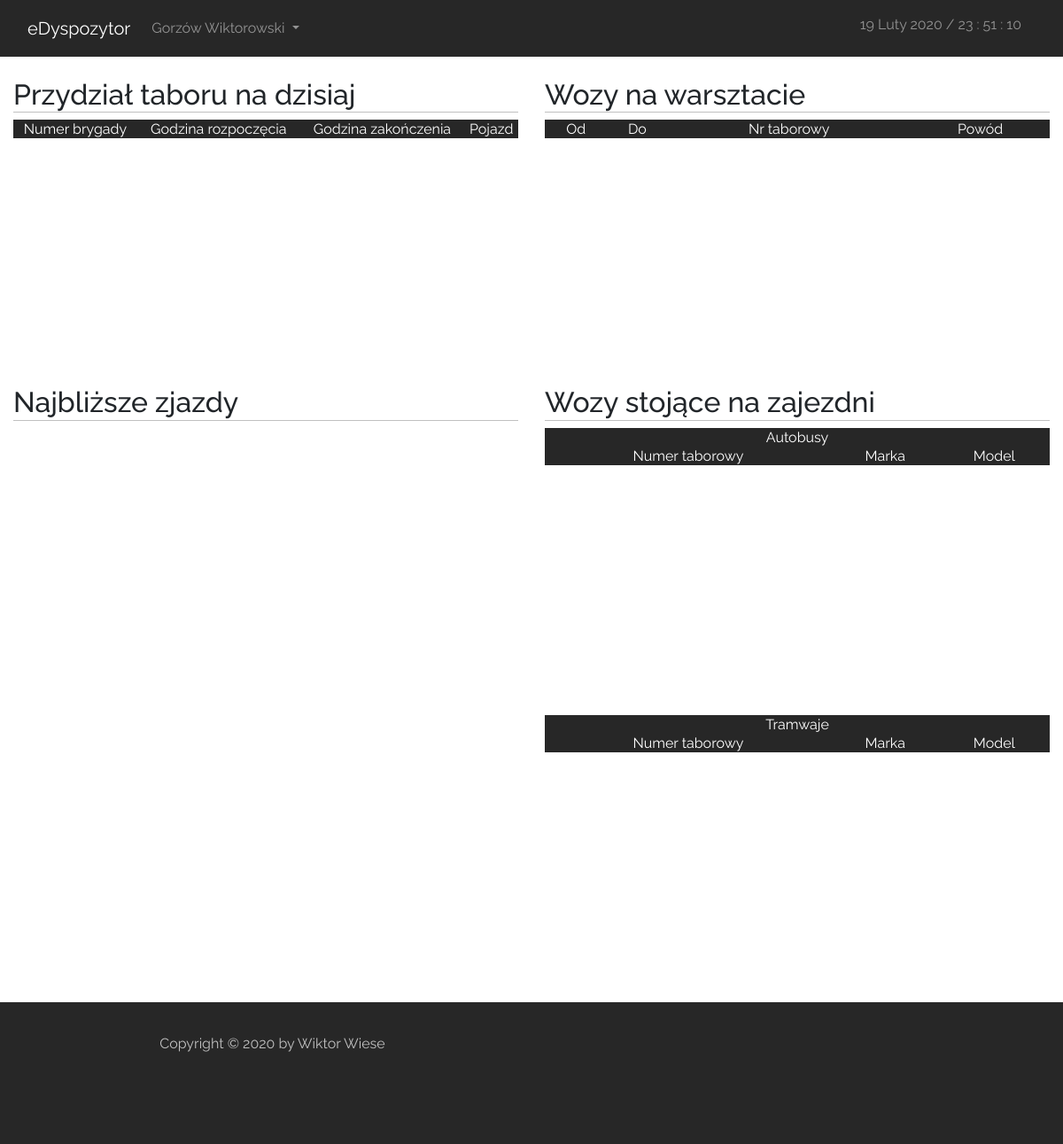
/index_user.php (signed in), run on an earlier commit of the app's database.
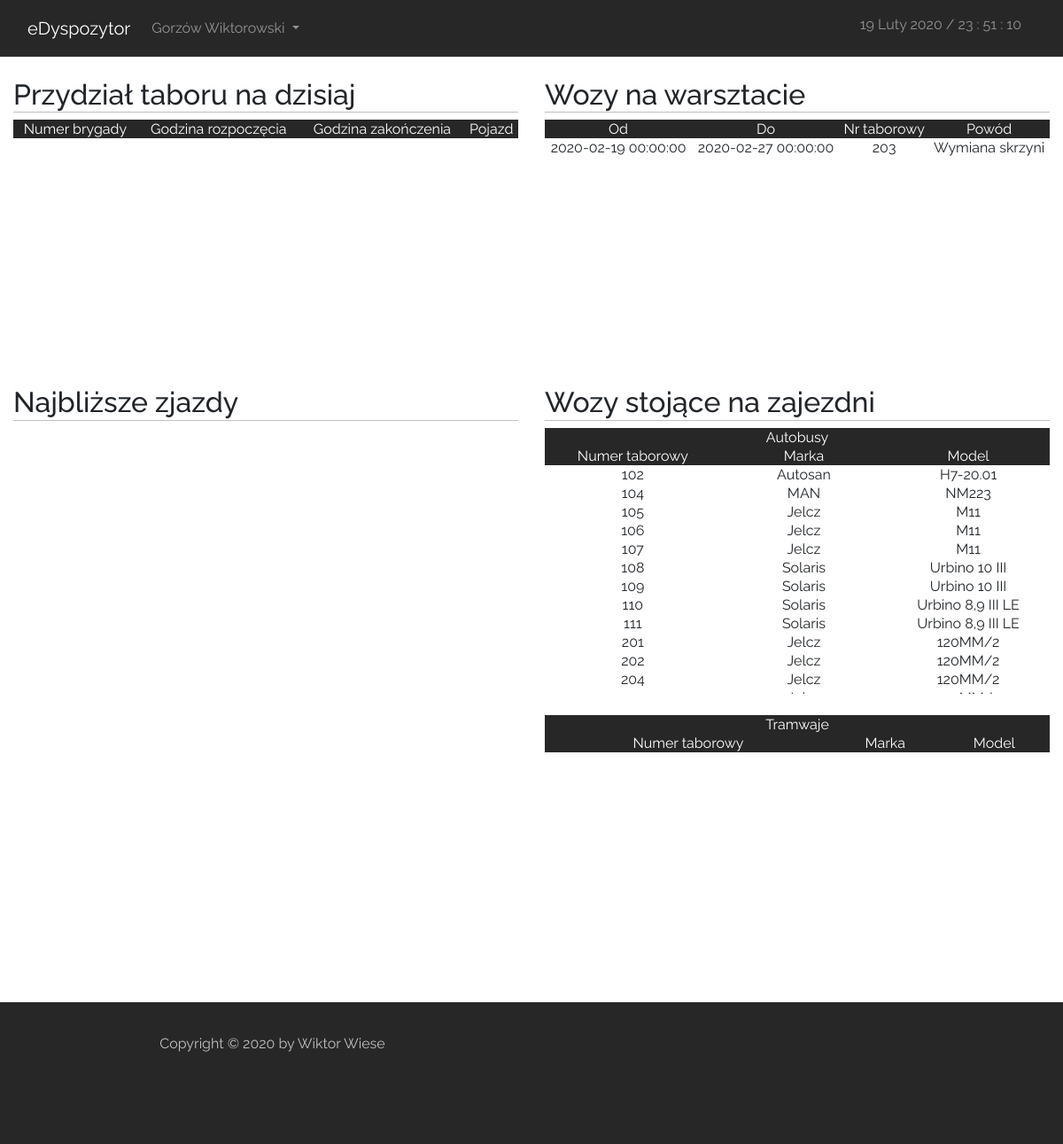
And on a later commit of the database.
### tables this page shows
CREATE TABLE `vehicles` (
  `id` int(11) NOT NULL,
  `typ_pojazdu` text,
  `miasto` text NOT NULL,
  `marka` text,
  `model` text,
  `uklad_drzwi` text,
  `rocznik` text,
  `rok_wprowadzenia` text,
  `klimatyzacja` text,
  `biletomat` text,
  `numer_tab` int(11) DEFAULT NULL,
  `uwagi` longtext,
  `id_workshop` int(11) DEFAULT NULL,
  `id_timetable` int(11) DEFAULT NULL
);

CREATE TABLE `workshop` (
  `id` int(11) NOT NULL,
  `id_pojazdu` int(11) NOT NULL,
  `powod` longtext,
  `data_roz` datetime DEFAULT NULL,
  `data_zak` datetime DEFAULT NULL
);

### index_user.php (called while the page is built)
<?php
    include("./layout/header.php");
    $toInclude = isset($_GET['page']) ? $_GET['page']:"main";
    include("./pages/user/$toInclude.php");
    include("./layout/footer.php");
?>

### scripts/php/main_page/list_of_garage.php (the view, shortened to what this page needs)
<?php
    require_once("scripts/php/db_connect.php");
    $connect = new mysqli($host, $db_user, $db_password, $db_name);
    if($_SESSION['access'] == 2)
                {
                    if ($result = @$connect->query("SELECT * from `vehicles` where typ_pojazdu='BUS' and id_workshop='0' order by `numer_tab`"))
                        {
                            echo "<div class='mess_users'>
                            <table>
                            <tr class='main'>
                                <td colspan='3'>Autobusy</td>
                            </tr>
                            <tr class='main'>
                                <td>Numer taborowy</td>
                                <td>Marka</td>
                                <td>Model</td>
                            </tr>";
                            $users = $result->num_rows;
                            if($users>0)
                            {
                                while($row = $result->fetch_array())
                                {
                                    echo "<tr>
                                        <td>".$row['numer_tab']."</td>
                                        <td>".$row['marka']."</td>
                                        <td>".$row['model']."</td>
                                    </tr>";
                                }
                            }
                            echo "</table></div><br/>";
                        }
                        if ($result = @$connect->query("SELECT * from `vehicles` where typ_pojazdu='TRAM' and id_workshop='0' order by `numer_tab`"))
                        {
                            echo "<div class='mess_users'>
                            <table>
                            <tr class='main'>
                                <td colspan='3'>Tramwaje</td>
                            </tr>
                            <tr class='main'>
                                <td>Numer taborowy</td>
                                <td>Marka</td>
                                <td>Model</td>
                            </tr>";
                            echo "</table></div><br/>";
                        }
                }
?>

### scripts/php/main_page/list_of_workshop.php
<?php
    require_once("scripts/php/db_connect.php");
    $connect = new mysqli($host, $db_user, $db_password, $db_name);
    $date = Date("Y-m-d");
    if($_SESSION['access'] == 2)
                {
                    if ($result = @$connect->query("SELECT * from `workshop` INNER JOIN `vehicles` on `vehicles`.`id` = `workshop`.`id_pojazdu` WHERE `data_roz`>=$date or `data_zak`<=$date"))
                        {
                            echo "<div class='mess_users'>
                            <table>
                            <tr class='main'>
                                <td>Od</td>
                                <td>Do</td>
                                <td>Nr taborowy</td>
                                <td>Powód</td>
                            </tr>";
                            $users = $result->num_rows;
                            if($users>0)
                            {
                                while($row = $result->fetch_array())
                                {
                                    echo "<tr>
                                        <td>".$row['data_roz']."</td>
                                        <td>".$row['data_zak']."</td>
                                        <td>".$row['numer_tab']."</td>
                                        <td>".$row['powod']."</td>
                                    </tr>";
                                }
                            }
                            echo "</table><br/></div>";
                        }
                }
?>

What changed in the data, as far as the page shows it:
now on this page (row edited): vehicles: id_workshop.data_roz "2020-02-19 00:00:00", id_workshop.data_zak "2020-02-27 00:00:00", numer_tab "203", id_workshop.powod "Wymiana skrzyni", shown under "Wozy na warsztacie"
now on this page (row edited): vehicles: numer_tab "102", marka "Autosan", model "H7-20.01", shown under "Wozy stojące na zajezdni"
now on this page (row edited): vehicles: numer_tab "104", marka "MAN", model "NM223", shown under "Wozy stojące na zajezdni"
now on this page (row edited): vehicles: numer_tab "105", marka "Jelcz", model "M11", shown under "Wozy stojące na zajezdni"
now on this page (row edited): vehicles: numer_tab "106", marka "Jelcz", model "M11", shown under "Wozy stojące na zajezdni"
now on this page (row edited): vehicles: numer_tab "107", marka "Jelcz", model "M11", shown under "Wozy stojące na zajezdni"
now on this page (row edited): vehicles: numer_tab "108", marka "Solaris", model "Urbino 10 III", shown under "Wozy stojące na zajezdni"
now on this page (row edited): vehicles: numer_tab "109", marka "Solaris", model "Urbino 10 III", shown under "Wozy stojące na zajezdni"
now on this page (row edited): vehicles: numer_tab "110", marka "Solaris", model "Urbino 8,9 III LE", shown under "Wozy stojące na zajezdni"
now on this page (row edited): vehicles: numer_tab "111", marka "Solaris", model "Urbino 8,9 III LE", shown under "Wozy stojące na zajezdni"
now on this page (row edited): vehicles: numer_tab "201", marka "Jelcz", model "120MM/2", shown under "Wozy stojące na zajezdni"
now on this page (row edited): vehicles: numer_tab "202", marka "Jelcz", model "120MM/2", shown under "Wozy stojące na zajezdni"
now on this page (row edited): vehicles: numer_tab "204", marka "Jelcz", model "120MM/2", shown under "Wozy stojące na zajezdni"
